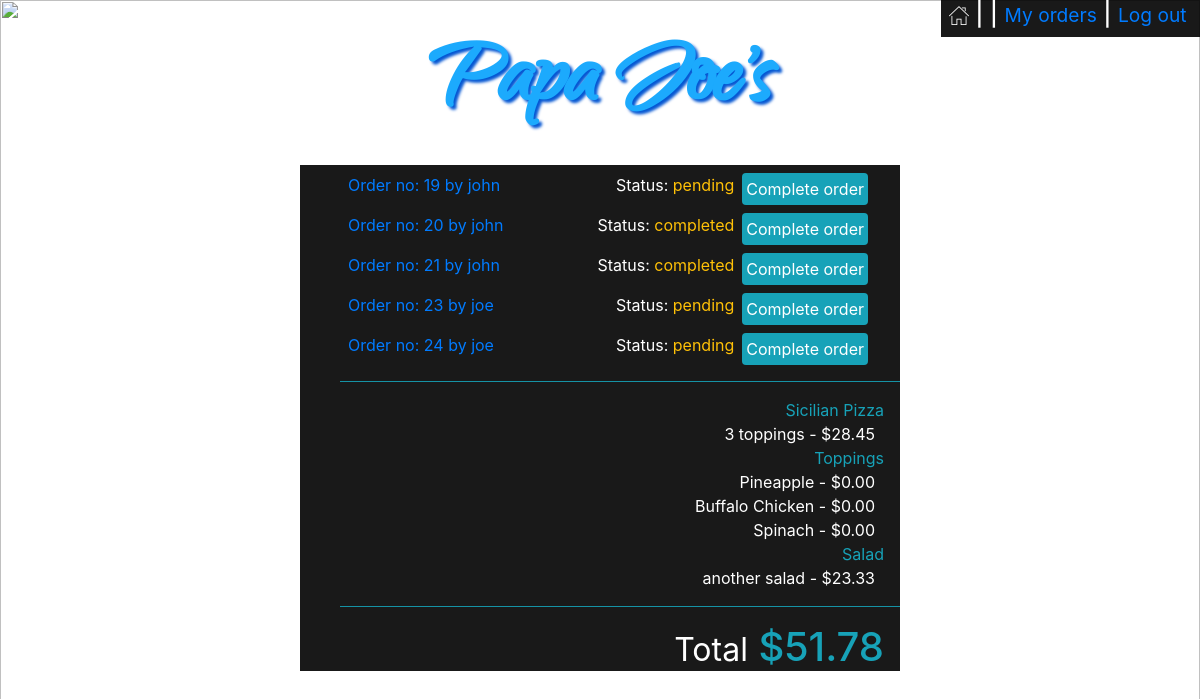
Page /orders_manager/john/20 on the committed database.
### orders/models.py (models this page shows, shortened)
class User_order(models.Model):
    user=models.ForeignKey(User,on_delete=models.CASCADE)
    order_number=models.IntegerField()
    topping_allowance=models.IntegerField(default=0)
    status=models.CharField(max_length=64,default='initiated')

class Order2(models.Model):
    user=models.ForeignKey(User,on_delete=models.CASCADE)
    number=models.IntegerField()
    category=models.CharField(max_length=64,null=True)
    name=models.CharField(max_length=64)
    price=models.DecimalField(max_digits=4,decimal_places=2)
    def __str__(self):
        return f"{self.name} - ${self.price} "

### orders/views.py (the view)
# urls.py: path("orders_manager/<str:user>/<str:order_number>", views.orders_manager, name="orders_manager"),
def orders_manager(request,user,order_number):
    user=User.objects.get(username=user)
    context = {
        "Checkout":Order2.objects.filter(user=user,number=order_number),
        "Checkout_category":Order2.objects.filter(user=user,number=order_number).values_list('category').distinct(),
        "Total":list(Order2.objects.filter(user=user,number=order_number).aggregate(Sum('price')).values())[0],
        "user":request.user,
        "Category": Category.objects.all(),
        "Order_number":order_number,
        "All_orders":User_order.objects.exclude(status='initiated')
    }
    return render(request,"orders_manager.html",context)

### orders/templates/orders_manager.html (shortened to what this page needs)
<!DOCTYPE html>
<html style="height:100%">
<head>
    {% load static %}
    <link rel="stylesheet" type="text/css" href="{% static 'styles.css' %}">
    <link rel="stylesheet" href="https://maxcdn.bootstrapcdn.com/bootstrap/4.1.3/css/bootstrap.min.css">
</head>
<body style="height:100%">
    {% if Category %}
    <div id='username'>
        <h4 class='px-2' ><a href="{% url 'index' %}"><img src="{% static 'home.png' %}"></a> |
            {{user.username}} |
            {% if not user.is_superuser %}
            <small><a href="{% url 'my_orders' Order_number %}">My orders</a></small> |
            {% endif %}
            <small><a href="{% url 'logout' %}"> Log out&nbsp;</a></small>
        </h4>
    </div>
    {% endif %}
    <p id='logo' class='text-center m-0 font-weight-bold'><a href="{% url 'index' %}">Papa Joe's</a></p>
    <div id='my_orders_container' class='w-50 mx-auto'>
        <div class=' text-left pr-3'>
            <ul >
                {% for row in All_orders%}
                <li class='p-2' >
                    <a href="{% url 'orders_manager' row.user row.order_number  %}"><span>Order no: {{row.order_number}} by {{row.user}}</span></a>
                    <a href="{% url 'complete_order' row.user row.order_number  %}"><span class='float-right mx-2 p-1 bg-info rounded text-white'>Complete order</span></a>
                    <span class='float-right'>Status: <span class='text-warning'>{{row.status}}</span></span>
                </li>
                {% endfor %}
            </ul>
        </div>
        <ul>
            <hr class='bg-info'>
            {% for check_cat in Checkout_category %}
                <li class='text-info text-right pr-3'>{{check_cat|cut:"("|cut:")"|cut:","|cut:"'"}}</li>
                {% for row in Checkout %}
                {% if row.category == check_cat|cut:"("|cut:")"|cut:","|cut:"'"  %}
                <li class='pr-3 text-right'>{{row}}&nbsp;</li>
                {% endif %}
                {% endfor %}
            {% endfor %}
            <hr class='bg-info'>
            <li class='text-info text-right pr-3 '><h1><small class='text-white'>Total</small> ${{Total|floatformat:2}}</h1></li>
        </ul>
    </div>
</body>
</html>

### orders/static/styles.css (style rules this page uses)
#logo { padding:0px; font-family: webLogo ; font-size: 110px; text-shadow: 3px 3px 3px rgb(5, 87, 211); }
#logo a:link, #place_order:link, #confirm_order:link { color:rgb(28, 170, 253); }
#center_box,#username { background-color: rgba(0, 0, 0, 0.9); color: white; }
#username { position: absolute; right: 0; }
li { list-style-type: none; }
#my_orders_container { background-color: rgba(0, 0, 0, 0.9); color: white; }

### rows in the picture
User_order: order_number "19", user "john", status "pending"
User_order: order_number "20", user "john", status "completed"
User_order: order_number "21", user "john", status "completed"
User_order: order_number "23", user "joe", status "pending"
User_order: order_number "24", user "joe", status "pending"
Order2: name+price "3 toppings - $28.45"
Order2: name+price "Pineapple - $0.00"
Order2: name+price "Buffalo Chicken - $0.00"
Order2: name+price "Spinach - $0.00"
Order2: name+price "another salad - $23.33"

### other values in the picture
{{ check_cat|cut:"("|cut:")"|cut:","|cut:"'" }} "Sicilian Pizza" "Toppings" "Salad"
{{ Total|floatformat:2 }} "51.78"
